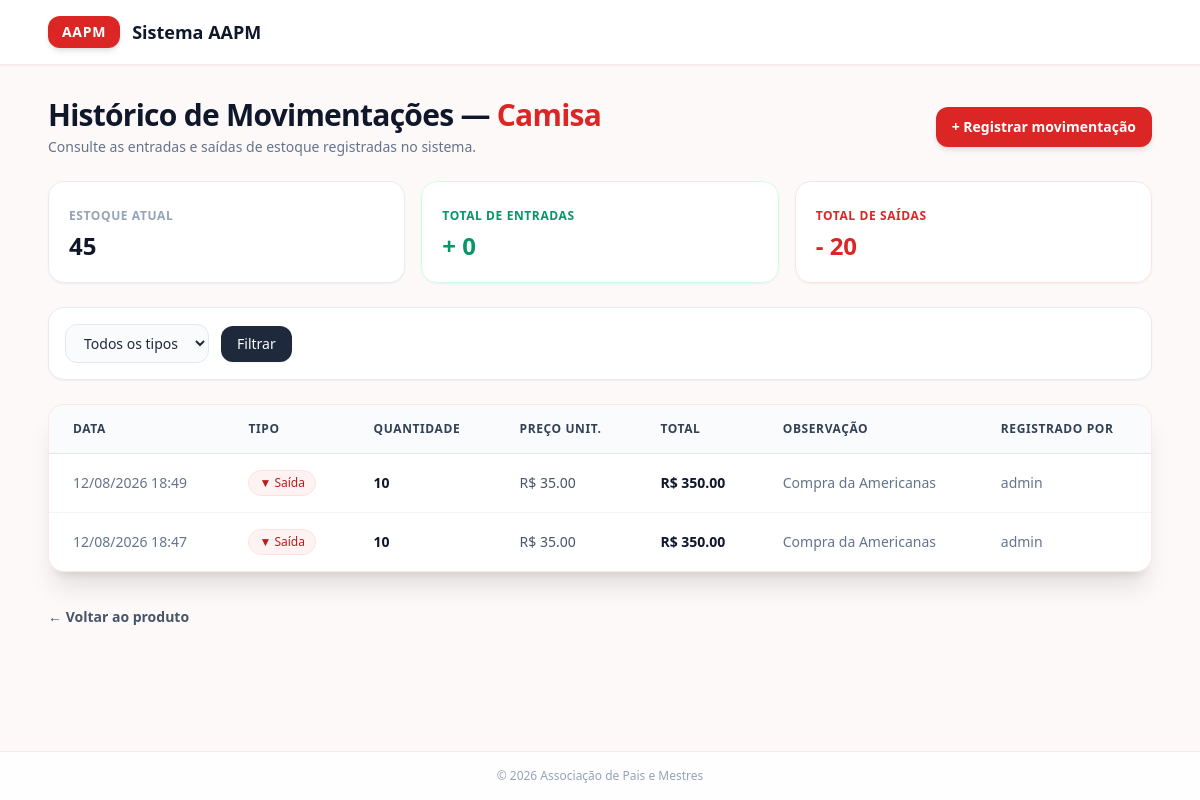
/movimentacoes/produto/1 (signed in), run on an earlier commit of the app's database.
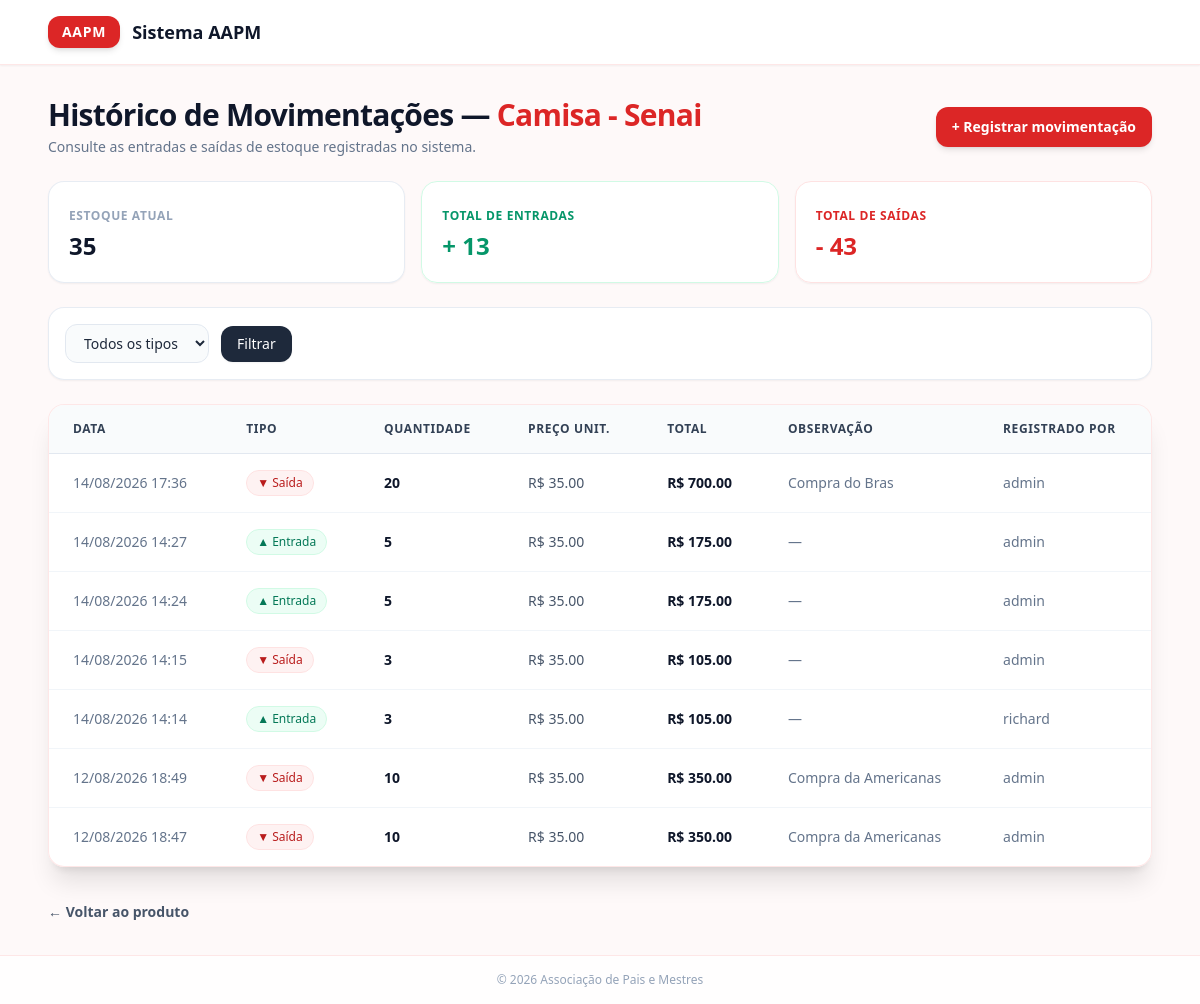
And on a later commit of the database.
### app/models/produto.py (models this page shows, shortened)
class Produto(Base):
    __tablename__ = "produtos"
    id = Column(Integer, primary_key=True, autoincrement=True, index=True)
    nome = Column(String(150), nullable=False, index=True)
    preco = Column(Float, nullable=False, default=0.0)
    estoque_atual = Column(Integer, nullable=False, default=0)
    ativo = Column(Boolean, default=True)
    imagem_path = Column(String(255), nullable=True)
    categoria_id = Column(Integer, ForeignKey("categorias.id", ondelete="SET NULL"), nullable=True )
    categoria = relationship("Categoria", back_populates="produtos")

### app/models/movimentacao.py (models this page shows, shortened)
class Movimentacao(Base):
    __tablename__ = "movimentacoes"
    id         = Column(Integer, primary_key=True, index=True)
    tipo       = Column(
        Enum(TipoMovimentacao),
        nullable=False
    )
    quantidade = Column(Integer, nullable=False)
    preco_unitario = Column(Float, nullable=False, default=0.0)
    observacao = Column(String(255), nullable=True)
    criado_em  = Column(DateTime, server_default=func.now())
    produto_id = Column(
        Integer,
        ForeignKey("produtos.id", ondelete="CASCADE"),
        nullable=False
    )
    usuario_id = Column(
        Integer,
        ForeignKey("usuarios.id", ondelete="SET NULL"),
        nullable=True
    )
    produto = relationship("Produto", backref="movimentacoes")
    usuario = relationship("Usuario", backref="movimentacoes")

### app/models/usuarios.py (models this page shows)
class Usuario(Base):
    __tablename__ = "usuarios"
    id = Column(Integer, primary_key=True, autoincrement=True)
    nome = Column(String(100), nullable=False)
    email = Column(String(150), unique=True, nullable=False)
    senha_hash = Column(String(255), nullable=False)
    role = Column(String(20), nullable=False, default="operador")
    ativo = Column(Boolean, default=True)
    criando_em = Column(DateTime, server_default=func.now())

### app/controllers/movimentacao_controller.py (the view)
@router.get("/produto/{produto_id}")
def historico_produto(
    produto_id: int,
    request: Request,
    db: Session = Depends(get_db),
    usuario = Depends(get_usuario_logado)
):
    produto = db.query(Produto).filter(Produto.id == produto_id).first()
    if not produto:
        return RedirectResponse(url="/produtos", status_code=302)
    movimentacoes = (
        db.query(Movimentacao)
        .filter(Movimentacao.produto_id == produto_id)
        .order_by(Movimentacao.criado_em.desc())
        .all()
    )
    total_entradas = sum(
        m.quantidade for m in movimentacoes
        if m.tipo == TipoMovimentacao.ENTRADA
    )
    total_saidas = sum(
        m.quantidade for m in movimentacoes
        if m.tipo == TipoMovimentacao.SAIDA
    )
    return templates.TemplateResponse(
        request,
        "movimentacoes/historico.html",
        {
            "request":        request,
            "usuario":        usuario,
            "produto":        produto,
            "movimentacoes":  movimentacoes,
            "total_entradas": total_entradas,
            "total_saidas":   total_saidas,
        }
    )

### app/templates/movimentacoes/historico.html (shortened to what this page needs)
<!DOCTYPE html>
<html lang="pt-br">
<head>
    <script src="https://cdn.tailwindcss.com"></script>
</head>
<body class="bg-red-50/40 min-h-screen flex flex-col font-sans text-slate-800 relative">
    <ul class="cubes-bg">
    </ul>
    <header class="w-full bg-white/90 backdrop-blur-md border-b border-red-100/80 shadow-sm z-10">
        <div class="max-w-6xl mx-auto px-6 py-4 flex items-center justify-between">
            <div class="flex items-center space-x-3">
                <div class="px-3.5 py-1.5 bg-red-600 text-white font-bold text-sm rounded-xl shadow-md tracking-wider flex items-center justify-center transform transition-transform duration-300 hover:scale-105">
                    AAPM
                </div>
                <span class="font-bold text-slate-900 text-lg">Sistema AAPM</span>
            </div>
        </div>
    </header>
    <main class="flex-1 max-w-6xl w-full mx-auto px-6 py-8 space-y-6 z-10">
        <div class="flex flex-col sm:flex-row sm:items-center sm:justify-between gap-4">
            <div>
                <h1 class="text-2xl sm:text-3xl font-extrabold text-slate-900 tracking-tight">
                    Histórico de Movimentações
                    {% if produto %} — <span class="text-red-600">{{ produto.nome }}</span>{% endif %}
                </h1>
                <p class="text-slate-500 text-sm mt-1">
                    Consulte as entradas e saídas de estoque registradas no sistema.
                </p>
            </div>
            <a href="/movimentacoes/nova{% if produto %}?produto_id={{ produto.id }}{% endif %}"
               class="inline-flex items-center justify-center px-4 py-2.5 bg-red-600 hover:bg-red-700 text-white font-semibold text-sm rounded-xl shadow-md hover:shadow-lg transition-all duration-200 hover:-translate-y-0.5">
                + Registrar movimentação
            </a>
        </div>
        {% if produto %}
        <div class="grid grid-cols-1 sm:grid-cols-3 gap-4">
            <div class="bg-white/90 backdrop-blur-md p-5 rounded-2xl shadow-sm border border-slate-200/80">
                <span class="text-xs font-semibold uppercase tracking-wider text-slate-400">Estoque Atual</span>
                <p class="text-2xl font-bold text-slate-900 mt-1">{{ produto.estoque_atual }}</p>
            </div>
            <div class="bg-white/90 backdrop-blur-md p-5 rounded-2xl shadow-sm border border-emerald-100">
                <span class="text-xs font-semibold uppercase tracking-wider text-emerald-600">Total de Entradas</span>
                <p class="text-2xl font-bold text-emerald-600 mt-1">+ {{ total_entradas }}</p>
            </div>
            <div class="bg-white/90 backdrop-blur-md p-5 rounded-2xl shadow-sm border border-red-100">
                <span class="text-xs font-semibold uppercase tracking-wider text-red-600">Total de Saídas</span>
                <p class="text-2xl font-bold text-red-600 mt-1">- {{ total_saidas }}</p>
            </div>
        </div>
        {% endif %}
        <div class="bg-white/90 backdrop-blur-md p-4 rounded-2xl shadow-sm border border-slate-200/80">
            <form method="get" class="flex flex-wrap items-center gap-3">
                <select name="tipo" class="px-3.5 py-2 bg-slate-50/80 border border-slate-200 rounded-xl text-sm focus:outline-none focus:ring-2 focus:ring-red-500/20 focus:border-red-600">
                    <option value="">Todos os tipos</option>
                </select>
                <button type="submit" class="px-4 py-2 bg-slate-800 hover:bg-slate-900 text-white font-medium text-sm rounded-xl transition-colors shadow-sm">
                    Filtrar
                </button>
            </form>
        </div>
        <div class="bg-white/90 backdrop-blur-md rounded-2xl shadow-xl border border-red-100/80 overflow-hidden">
            <div class="overflow-x-auto">
                <table class="w-full text-left text-sm text-slate-600">
                    <thead class="bg-slate-50/80 border-b border-slate-200 text-slate-700 uppercase font-semibold text-xs tracking-wider">
                        <tr>
                            <th class="px-6 py-4">Data</th>
                            <th class="px-6 py-4">Tipo</th>
                            <th class="px-6 py-4">Quantidade</th>
                            <th class="px-6 py-4">Preço unit.</th>
                            <th class="px-6 py-4">Total</th>
                            <th class="px-6 py-4">Observação</th>
                            <th class="px-6 py-4">Registrado por</th>
                        </tr>
                    </thead>
                    <tbody class="divide-y divide-slate-100">
                        {% for m in movimentacoes %}
                        <tr class="hover:bg-slate-50/80 transition-colors">
                            <td class="px-6 py-4 whitespace-nowrap text-slate-500">
                                {{ m.criado_em.strftime('%d/%m/%Y %H:%M') }}
                            </td>
                            <td class="px-6 py-4 whitespace-nowrap">
                                {% if m.tipo.value == 'entrada' %}
                                    <span class="inline-flex items-center px-2.5 py-1 rounded-full text-xs font-medium bg-emerald-50 text-emerald-700 border border-emerald-100">
                                        ▲ Entrada
                                    </span>
                                {% else %}
                                    <span class="inline-flex items-center px-2.5 py-1 rounded-full text-xs font-medium bg-red-50 text-red-700 border border-red-100">
                                        ▼ Saída
                                    </span>
                                {% endif %}
                            </td>
                            <td class="px-6 py-4 font-semibold text-slate-900">
                                {{ m.quantidade }}
                            </td>
                            <td class="px-6 py-4">
                                R$ {{ "%.2f"|format(m.preco_unitario) }}
                            </td>
                            <td class="px-6 py-4 font-bold text-slate-900">
                                R$ {{ "%.2f"|format(m.valor_total) }}
                            </td>
                            <td class="px-6 py-4 text-slate-500 max-w-xs truncate">
                                {{ m.observacao or "—" }}
                            </td>
                            <td class="px-6 py-4 text-slate-500 whitespace-nowrap">
                                {{ m.usuario.nome if m.usuario else "—" }}
                            </td>
                        </tr>
                        {% endfor %}
                    </tbody>
                </table>
            </div>
        </div>
        <div class="pt-2">
            {% if produto %}
                <a href="/produtos/{{ produto.id }}" class="text-sm font-semibold text-slate-600 hover:text-red-600 transition-colors">
                    ← Voltar ao produto
                </a>
            {% else %}
                <a href="/dashboard" class="text-sm font-semibold text-slate-600 hover:text-red-600 transition-colors">
                    ← Voltar ao Dashboard
                </a>
            {% endif %}
        </div>
    </main>
    <footer class="w-full bg-white/80 backdrop-blur-md border-t border-red-100/80 py-4 text-center text-xs text-slate-400 z-10 font-medium mt-auto">
        &copy; 2026 Associação de Pais e Mestres
    </footer>
</body>
</html>

### app/templates/movimentacoes/historico.html (style rules this page uses)
.cubes-bg { position: fixed; top: 0; left: 0; width: 100%; height: 100%; overflow: hidden; z-index: 0; margin: 0; padding: 0; }

What changed in the data, as far as the page shows it:
changed Produto: nome "Camisa" → "Camisa - Senai"; estoque_atual "45" → "35"
added Movimentacao: criado_em "14/08/2026 17:36", tipo "▼ Saída", quantidade "20", preco_unitario "35.00", valor_total "700.00", observacao "Compra do Bras", usuario "admin"
added Movimentacao: criado_em "14/08/2026 14:27", tipo "▲ Entrada", quantidade "5", preco_unitario "35.00", valor_total "175.00", observacao "—", usuario "admin"
added Movimentacao: criado_em "14/08/2026 14:24", tipo "▲ Entrada", quantidade "5", preco_unitario "35.00", valor_total "175.00", observacao "—", usuario "admin"
added Movimentacao: criado_em "14/08/2026 14:15", tipo "▼ Saída", quantidade "3", preco_unitario "35.00", valor_total "105.00", observacao "—", usuario "admin"
added Movimentacao: criado_em "14/08/2026 14:14", tipo "▲ Entrada", quantidade "3", preco_unitario "35.00", valor_total "105.00", observacao "—", usuario "richard"
Also different on the page:
{{ total_entradas }}: "0" → "13"
{{ total_saidas }}: "20" → "43"
